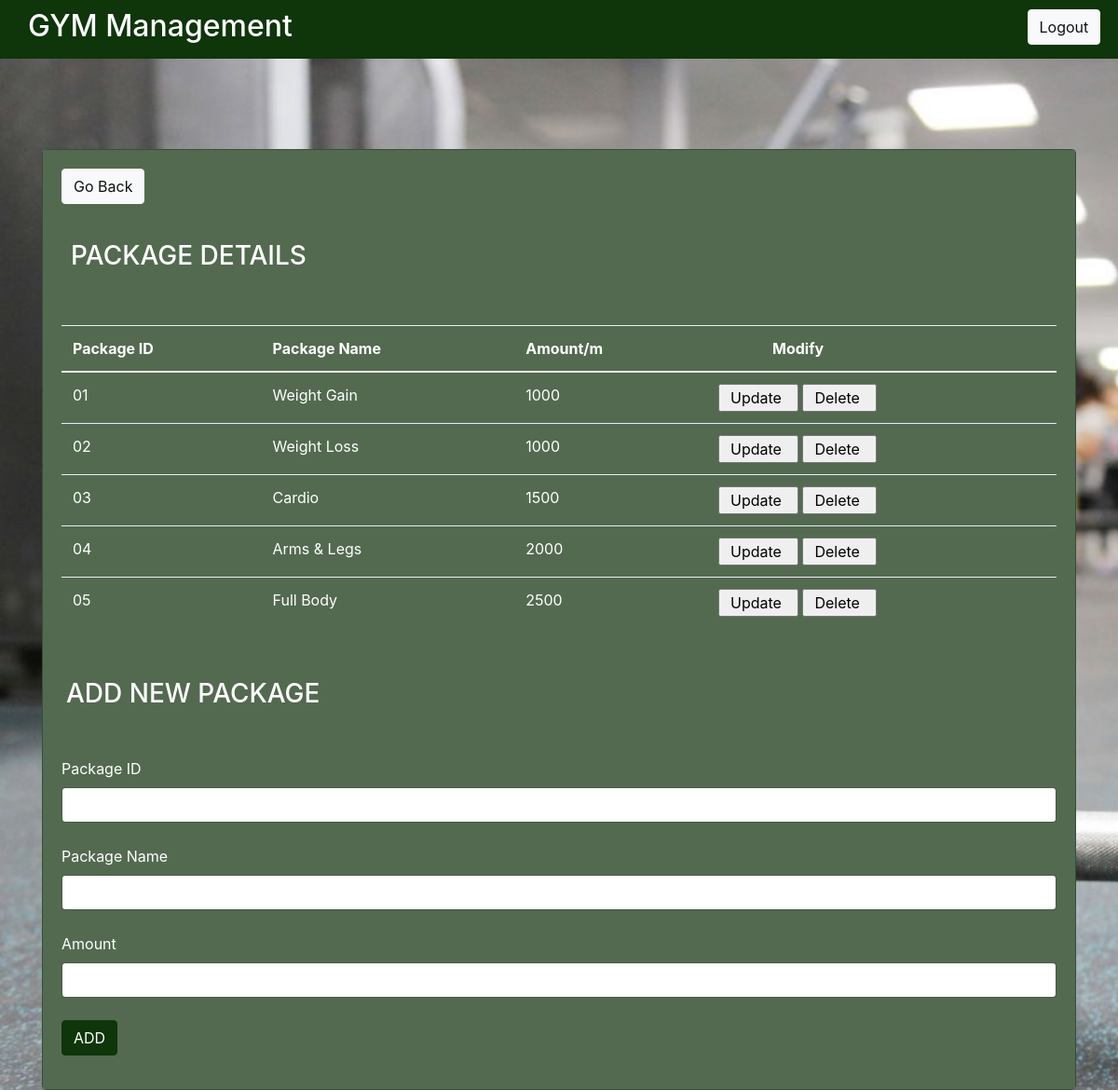
/package.php, run on the app's committed database.
### tables this page shows
CREATE TABLE `package` (
  `package_id` varchar(40) NOT NULL,
  `package_name` varchar(40) NOT NULL,
  `amount` int(20) NOT NULL
);

### func.php (the view, shortened to what this page needs)
<?php
$con=mysqli_connect("localhost","root","","gym-management");
function get_package(){
    global $con;
    $query="select * from Package";
    $result=mysqli_query($con,$query);
    while($row=mysqli_fetch_array($result)){
        $package_id=$row ['package_id'];
        $package_name=ucwords($row['package_name']);
        $amount=$row['amount'];
        echo"<tr>
        <td>$package_id</td>
        <td>$package_name</td>
            <td>$amount</td>
            <td ><button ><a href='updatepackage.php?package_id=$package_id'  style='color:#000000; margin-right: 5px; padding: 5px;text-decoration:none; '>Update</a></button>
            <button><a href='deletepackage.php?package_id=$package_id ' style='color:#000000;margin-right: 5px; padding: 5px; text-decoration:none;'>Delete</a></button</td>
        </tr>";
    }
}
?>

### data on the page
package: package_id "01", package_name "Weight Gain", amount "1000"
package: package_id "02", package_name "Weight Loss", amount "1000"
package: package_id "03", package_name "Cardio", amount "1500"
package: package_id "04", package_name "Arms & Legs", amount "2000"
package: package_id "05", package_name "Full Body", amount "2500"
